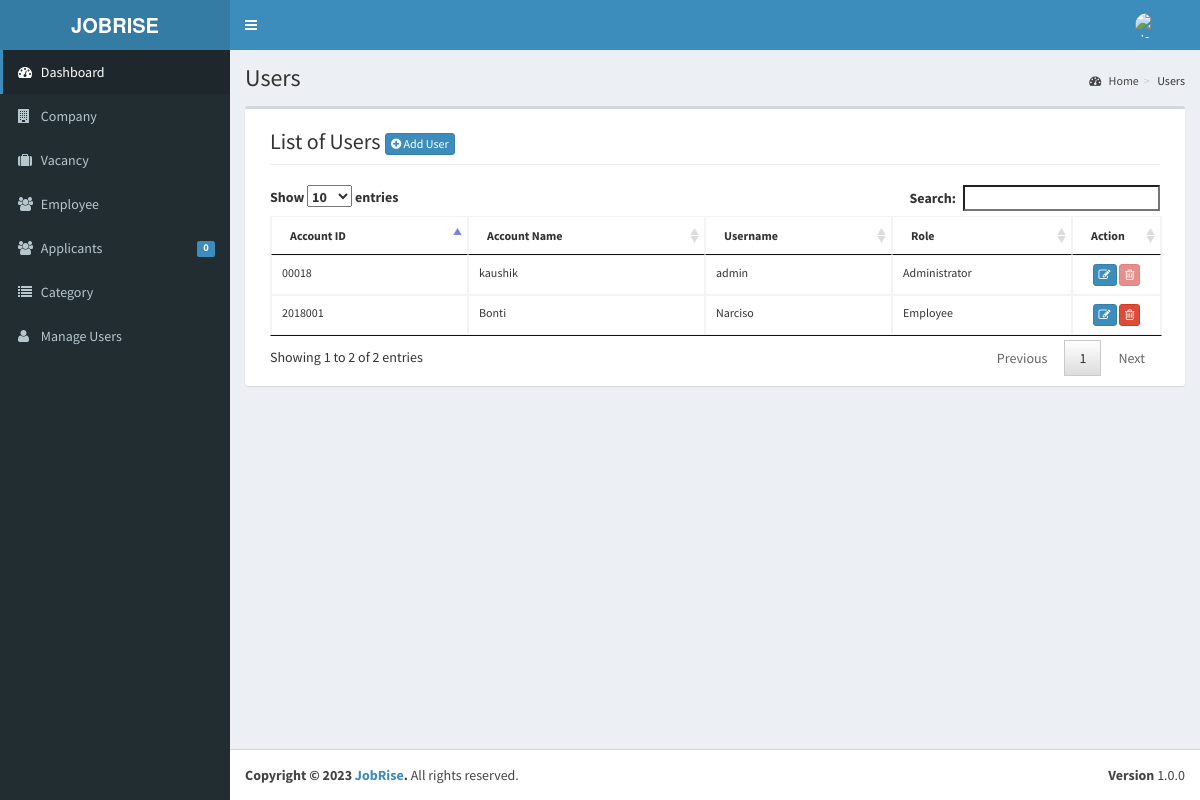
/admin/user/index.php (signed in), run on the app's committed database.
### tables this page shows
CREATE TABLE `tblusers` (
  `USERID` varchar(30) NOT NULL,
  `FULLNAME` varchar(40) NOT NULL,
  `USERNAME` varchar(90) NOT NULL,
  `PASS` varchar(90) NOT NULL,
  `ROLE` varchar(30) NOT NULL,
  `PICLOCATION` varchar(255) NOT NULL
);

### admin/user/index.php (called while the page is built, shortened)
<?php
require_once ("../theme/templates.php");
?>

### include/database.php (called while the page is built, shortened)
<?php
class Database {
	var $sql_string = '';
	private $conn;
	public function open_connection() {
		$this->conn = mysqli_connect(server,user,pass);
		if(!$this->conn){
			echo "Problem in database connection! Contact administrator!";
			exit();
		}else{
			$db_select = mysqli_select_db($this->conn,database_name);
		}
	}
	function setQuery($sql='') {
		$this->sql_string=$sql;
	}
	function executeQuery() {
		$result = mysqli_query($this->conn,$this->sql_string);
		return $result;
	}
	private function confirm_query($result) {
		return $result;
	}
	function loadResultList( $key='' ) {
		$cur = $this->executeQuery();
		$array = array();
		while ($row = mysqli_fetch_object($cur)) {
			if ($key) {
				$array[$row->$key] = $row;
			} else {
				$array[] = $row;
			}
		}
		return $array;
	}
}
$mydb = new Database();
?>

### admin/user/list.php (the view, shortened to what this page needs)
    	 <div class="col-lg-12">
         <h1 class="page-header">List of Users  <a href="index.php?view=add" class="btn btn-primary btn-xs  ">  <i class="fa fa-plus-circle fw-fa"></i> Add User</a>  </h1>
    		</div>
		 	<div class="col-lg-12">
	<table id="dash-table" class="table  table-bordered table-hover table-responsive" style="font-size:12px;" cellspacing="0">
	  <thead>
	  	<tr>
	  		<th>Account ID</th>
	  		<th> Account Name</th>
	  		<th>Username</th>
	  		<th>Role</th>
	  		<th width="10%" >Action</th>
	  	</tr>
	  </thead>
	  <tbody>
	  	<?php
	  		$mydb->setQuery("SELECT *
								FROM  `tblusers`");
	  		$cur = $mydb->loadResultList();
			foreach ($cur as $result) {
	  		echo '<tr>';
	  		echo '<td>' . $result->USERID.'</a></td>';
	  		echo '<td>' . $result->FULLNAME.'</a></td>';
	  		echo '<td>'. $result->USERNAME.'</td>';
	  		echo '<td>'. $result->ROLE.'</td>';
	  		If($result->USERID==$_SESSION['ADMIN_USERID'] || $result->ROLE=='MainAdministrator' || $result->ROLE=='Administrator') {
	  			$active = "Disabled";
	  		}else{
	  			$active = "";
	  		}
	  		echo '<td align="center" > <a title="Edit" href="index.php?view=edit&id='.$result->USERID.'"  class="btn btn-primary btn-xs  ">  <span class="fa fa-edit fw-fa"></span></a>
	  					 <a title="Delete" href="controller.php?action=delete&id='.$result->USERID.'" class="btn btn-danger btn-xs" '.$active.'><span class="fa fa-trash-o fw-fa"></span> </a>
	  					 </td>';
	  		echo '</tr>';
	  	}
	  	?>
	  </tbody>
	</table>
</div>

### data on the page
tblusers: USERID "00018", FULLNAME "kaushik", USERNAME "admin", ROLE "Administrator"
tblusers: USERID "2018001", FULLNAME "Bonti", USERNAME "Narciso", ROLE "Employee"

### other printed values
$pending->APPL "0"
$title "Users"
